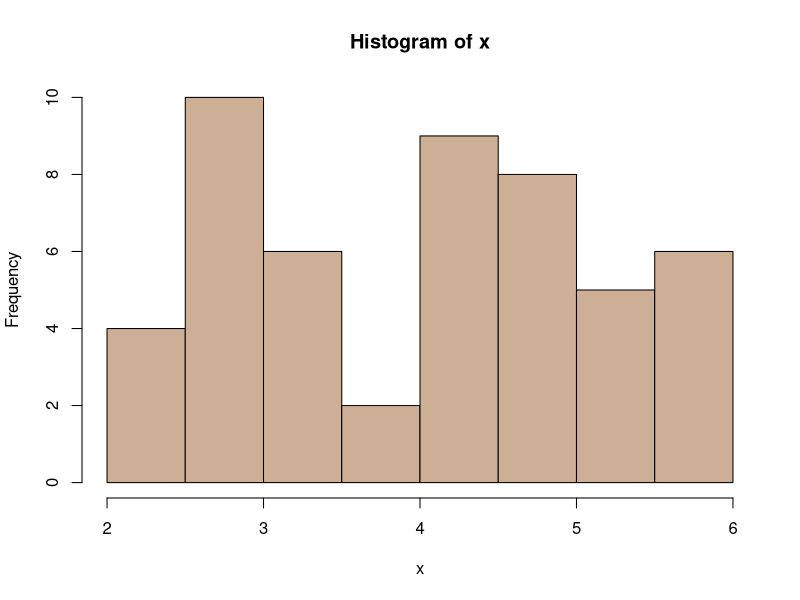
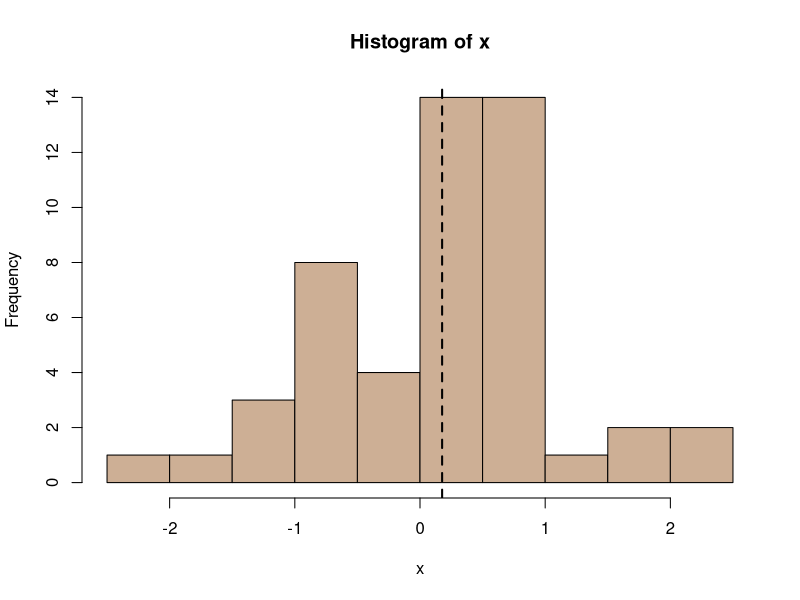
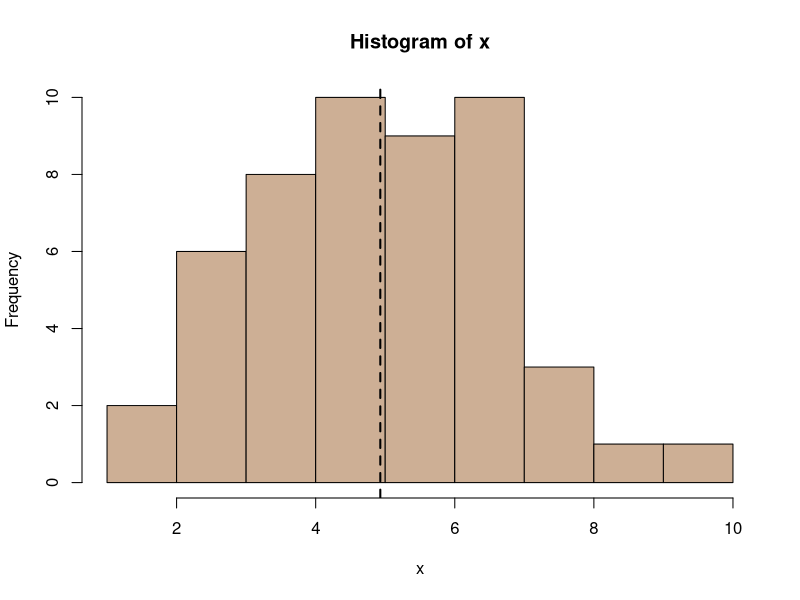
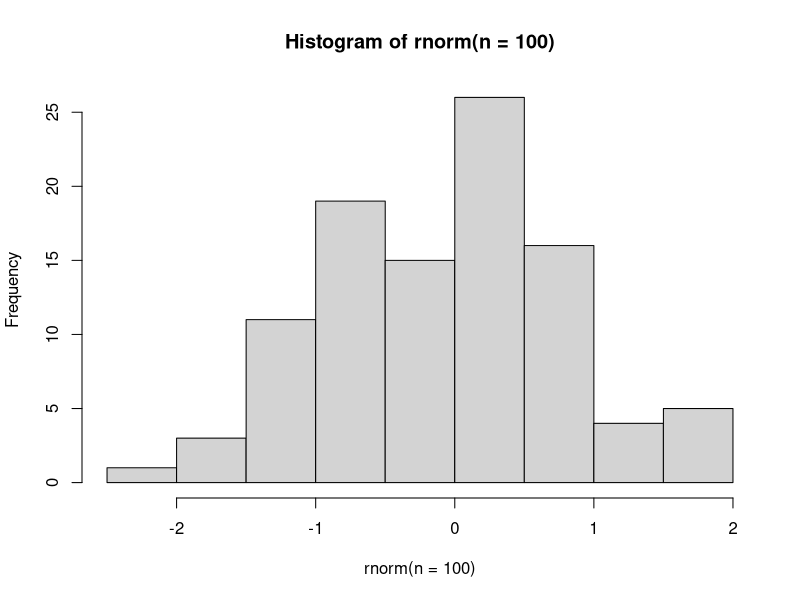
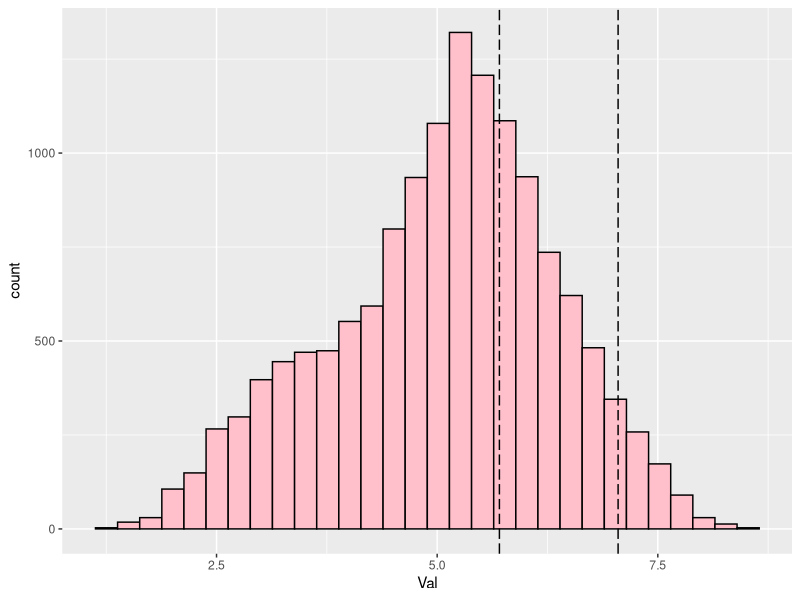
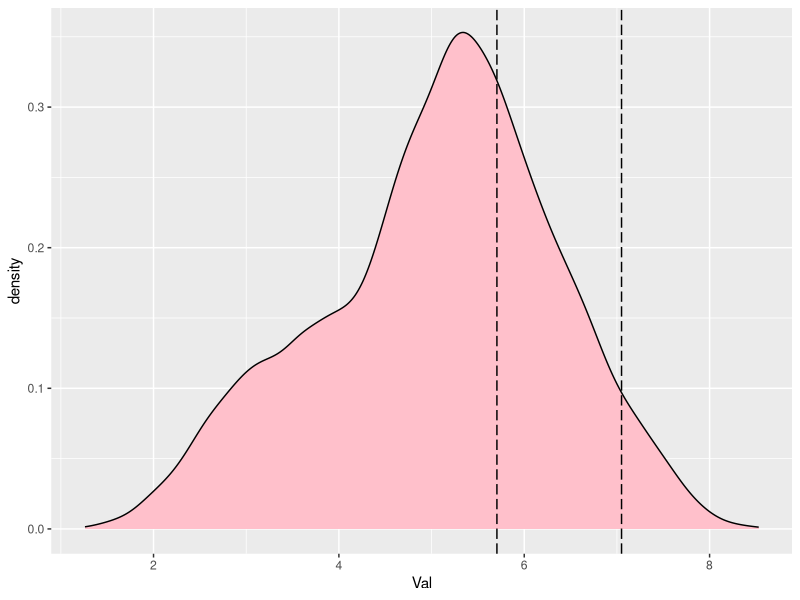

Write the R code that produced these figures, in order.
## ---- chunk 1
x <- runif(50)
x
## ---- chunk 2
x <- runif(50, min = 2, max = 6)
head(x)

## ---- chunk 3
hist(x,col="peachpuff3")

## ---- chunk 4
x <- rnorm(50)
hist(x, col = 'peachpuff3')
abline(v = mean(x), lty = 2, lwd = 2)


## ---- chunk 5
x <- rnorm(50, mean = 5, sd = 2)
hist(x, col = 'peachpuff3')
abline(v = mean(x), lty = 2, lwd = 2)

mean(x)
sd(x)
quantile(x)
quantile(x, 0.16)


#If the 68% rule of thumb works, the resulting numbers should be fairly close to the
#interval covered by M − SD and M + SD

quantile(x,0.32)
mean(x)-sd(x)
quantile(x,0.68)
mean(x)+sd(x)


## ---- chunk 6
hist(rnorm(n = 100))
 
## ---- chunk 7
library(tidyverse)
setwd(".")
war <- read.csv("warriner_2013_emotional_valence.csv")
war

## ---- chunk 8
range(war$Val)

war %>% 
  filter(Val==min(Val)| Val==max(Val))


## ---- chunk 9

plot2 <- war %>% 
  ggplot(aes(x=Val))+ geom_histogram(fill="pink",col = 'black')+ geom_vline(xintercept=quantile(war$Val,0.68),colour="black", linetype = "longdash")+
    geom_vline(xintercept = quantile(war$Val,0.95), colour="black",linetype = "longdash")



plot2


## ---- chunk 10
plot3 <- war %>% 
  ggplot(aes(x=Val))+ geom_density(fill="pink")+ geom_vline(xintercept=quantile(war$Val,0.68),colour="black", linetype = "longdash")+
    geom_vline(xintercept = quantile(war$Val,0.95), colour="black",linetype = "longdash")



plot3

## ---- chunk 11
#68%
5.25+0.4
#95%
5.25+(0.4*2)

